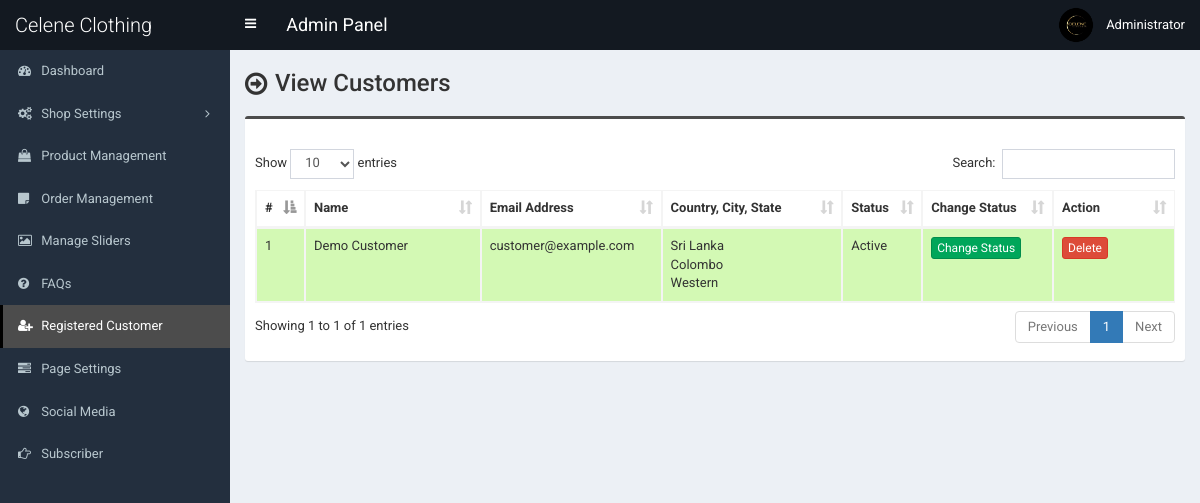
Screenshot of /admin/customer.php (signed in) with the database file from the repository.
### tables this page shows
CREATE TABLE `tbl_customer` (
  `cust_id` int(11) NOT NULL,
  `cust_name` varchar(100) NOT NULL,
  `cust_cname` varchar(100) NOT NULL,
  `cust_email` varchar(100) NOT NULL,
  `cust_phone` varchar(50) NOT NULL,
  `cust_country` int(11) NOT NULL,
  `cust_address` text NOT NULL,
  `cust_city` varchar(100) NOT NULL,
  `cust_state` varchar(100) NOT NULL,
  `cust_zip` varchar(30) NOT NULL,
  `cust_b_name` varchar(100) NOT NULL,
  `cust_b_cname` varchar(100) NOT NULL,
  `cust_b_phone` varchar(50) NOT NULL,
  `cust_b_country` int(11) NOT NULL,
  `cust_b_address` text NOT NULL,
  `cust_b_city` varchar(100) NOT NULL,
  `cust_b_state` varchar(100) NOT NULL,
  `cust_b_zip` varchar(30) NOT NULL,
  `cust_s_name` varchar(100) NOT NULL,
  `cust_s_cname` varchar(100) NOT NULL,
  `cust_s_phone` varchar(50) NOT NULL,
  `cust_s_country` int(11) NOT NULL,
  `cust_s_address` text NOT NULL,
  `cust_s_city` varchar(100) NOT NULL,
  `cust_s_state` varchar(100) NOT NULL,
  `cust_s_zip` varchar(30) NOT NULL,
  `cust_password` varchar(100) NOT NULL,
  `cust_token` varchar(255) NOT NULL,
  `cust_datetime` varchar(100) NOT NULL,
  `cust_timestamp` varchar(100) NOT NULL,
  `cust_status` int(1) NOT NULL
);

CREATE TABLE `tbl_country` (
  `country_id` int(11) NOT NULL,
  `country_name` varchar(100) NOT NULL DEFAULT ''
);

### admin/customer.php (the view, shortened to what this page needs)
<?php require_once('header.php'); ?>
<section class="content-header">
	<div class="content-header-left">
		<h1>View Customers</h1>
	</div>
</section>
<section class="content">
	<div class="row">
		<div class="col-md-12">
			<div class="box box-info">
				<div class="box-body table-responsive">
					<table id="example1" class="table table-bordered table-hover table-striped">
						<thead>
							<tr>
								<th width="10">#</th>
								<th width="180">Name</th>
								<th width="150">Email Address</th>
								<th width="180">Country, City, State</th>
								<th>Status</th>
								<th width="100">Change Status</th>
								<th width="100">Action</th>
							</tr>
						</thead>
						<tbody>
							<?php
							$i=0;
							$statement = $pdo->prepare("SELECT *
														FROM tbl_customer t1
														JOIN tbl_country t2
														ON t1.cust_country = t2.country_id
													");
							$statement->execute();
							$result = $statement->fetchAll(PDO::FETCH_ASSOC);
							foreach ($result as $row) {
								$i++;
								?>
								<tr class="<?php if($row['cust_status']==1) {echo 'bg-g';}else {echo 'bg-r';} ?>">
									<td><?php echo $i; ?></td>
									<td><?php echo $row['cust_name']; ?></td>
									<td><?php echo $row['cust_email']; ?></td>
									<td>
										<?php echo $row['country_name']; ?><br>
										<?php echo $row['cust_city']; ?><br>
										<?php echo $row['cust_state']; ?>
									</td>
									<td><?php if($row['cust_status']==1) {echo 'Active';} else {echo 'Inactive';} ?></td>
									<td>
										<a href="customer-change-status.php?id=<?php echo $row['cust_id']; ?>" class="btn btn-success btn-xs">Change Status</a>
									</td>
									<td>
										<a href="#" class="btn btn-danger btn-xs" data-href="customer-delete.php?id=<?php echo $row['cust_id']; ?>" data-toggle="modal" data-target="#confirm-delete">Delete</a>
									</td>
								</tr>
								<?php
							}
							?>
						</tbody>
					</table>
				</div>
			</div>
		</div>
	</div>
</section>
<?php require_once('footer.php'); ?>

### admin/style.css (style rules this page uses)
body { font-size: 13px; font-family: "Roboto", sans-serif; }
.content-header > h1, .content-header .content-header-left h1 { font-family: "Roboto", sans-serif; }
.box-info { padding-top: 20px; }
.content-header { overflow: hidden; }
.content-header .content-header-left { float: left; padding-top: 5px; }
.content-header .content-header-left h1 { margin-top: 0; margin-bottom: 0; padding-left: 30px; padding-bottom: 5px; font-size: 24px; position: relative; }
.content-header .content-header-left h1:before { position: absolute; top: 0; left: 0; font-family: "FontAwesome", sans-serif; font-size: 26px; content: "\f18e"; }
.box.box-info { border-top-color: #4c4c4c; }
.bg-g { background: #d3f9b4 !important; }

### rows the page displays
tbl_customer: cust_name "Demo Customer", cust_email "customer@example.com", tbl_country.country_name "Sri Lanka", cust_city "Colombo", cust_state "Western", cust_status "Active"

### other values shown
$_SESSION['user']['full_name'] "Administrator"
